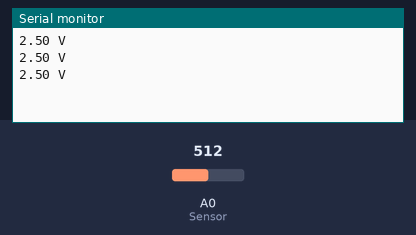
This sketch was run on a simulated Arduino Uno, built with avr-gcc and run on an emulated ATmega328P. On the bench: the last lines printed to the serial monitor. Inputs (shaded band) come from the test bench; at power-on: A0 (Sensor) = 512.

Above: at 1.3 s.
1.4 s: A0 (Sensor) set to 716
At 1.9 s:
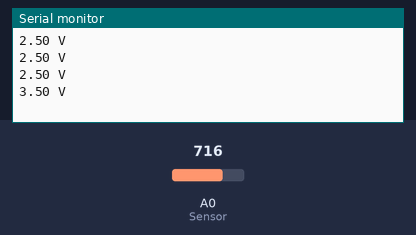
2.9 s: A0 (Sensor) set to 900
At 3.3 s:
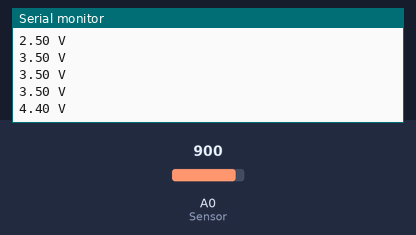
Timing chart, 0 to 5.9 s (numbered marks = the images above; inputs shaded):
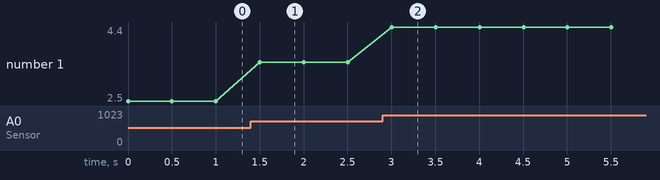

Measured:
- after the input at 1.4 s, the serial monitor: prints a new line after 0.10 s (image 1)
- after the input at 2.9 s, the serial monitor: prints a new line after 0.10 s (image 2)
- plotted number 1: 2.5 → 3.5 after the input at 1.4 s, 3.5 → 4.4 after the input at 2.9 s

The sketch:

calibration_ph_uno.ino
```cpp
#define Sensor A0

void setup() {
  Serial.begin(9600);
}

void loop() {
  int hasil = analogRead(Sensor);
  float volt = hasil * (5.0 / 1023.0);
  Serial.print(volt);
  Serial.println(" V");
  delay(500);
}
```
